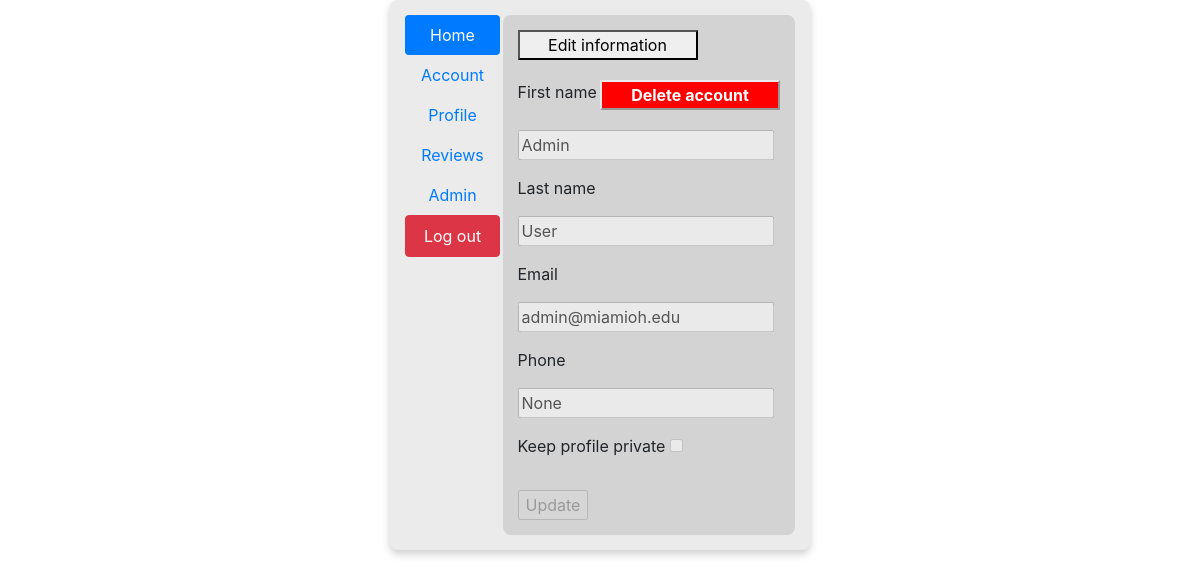
Page /account (signed in) on the earlier database version.
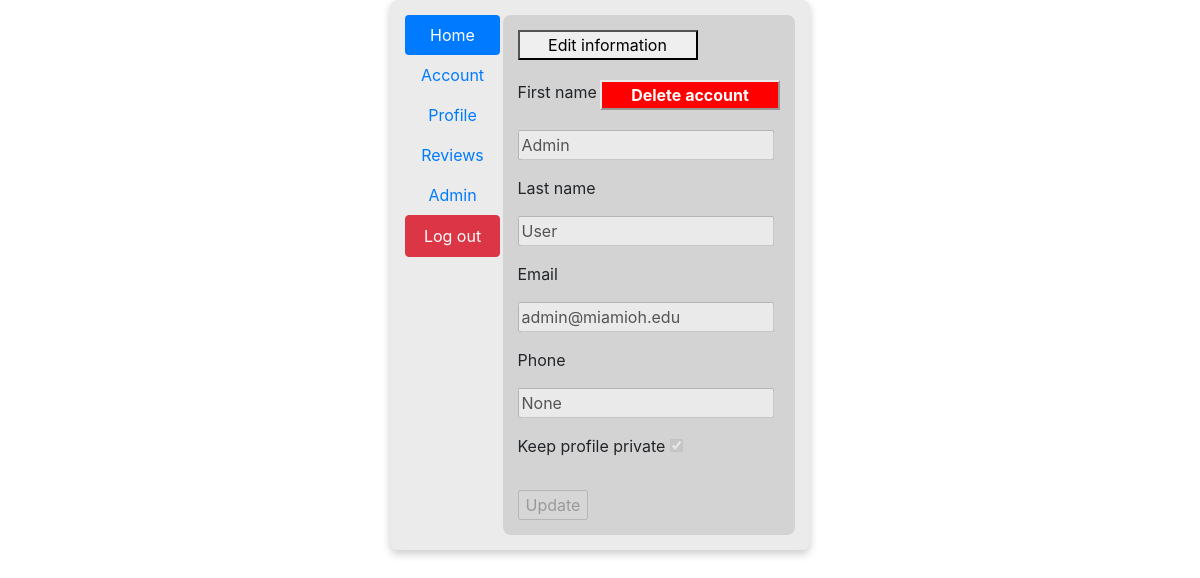
Same page on the later database version.
### database/models.py (models this page shows, shortened)
class User(db.Model):
    __tablename__ = "users"
    id = db.Column(db.Integer, primary_key=True)
    first_name = db.Column(db.String(30), nullable=False)
    last_name = db.Column(db.String(30), nullable=False)
    email = db.Column(db.String(60), unique=True, nullable=False)
    password = db.Column(db.String, nullable=False)
    phone = db.Column(db.String(14))
    private = db.Column(db.Boolean, nullable=False)
    permission = db.Column(db.Integer, nullable=False)

### __init__.py (the view)
@app.route('/account', methods=['GET', 'POST'])
def account():
    if session['logged_in']:
        user = User.query.filter_by(id=session['user_id']).first()
        if user == None:
            clear_login_session()
            flash('There was an error validating your login.', 'danger')
            return redirect(url_for('login'))
        else:
            form = UpdateForm()
            if form.validate_on_submit():
                user = User.query.filter_by(id=session['user_id']).first()
                if user != None:
                    user.first_name =form.first_name.data
                    user.last_name = form.last_name.data
                    user.phone = form.phone.data
                    user.private = form.private.data
                    db.session.commit()
                    flash('Your information was successfully updated.', 'success')
                else:
                    flash('We were unable to validate your user.', 'danger')
            else:
                for error in form.errors:
                    flash(f'Error with {error} field', 'danger')
            return render_template('account.html', user=user, form=UpdateForm())
    else:
        flash('You are not logged in.', 'danger')
        return redirect(url_for('login'))

### forms.py
class UpdateForm(FlaskForm):
    first_name = StringField('First name', validators=[DataRequired(), Length(min=1, max=30)])
    last_name = StringField('Last name', validators=[DataRequired(), Length(min=1, max=30)])
    email = StringField('Email', validators=[DataRequired(), Email(), validate_email_domain])
    phone = StringField('Phone', validators=[DataRequired(), validate_phone_number])
    private = BooleanField('Keep profile private')
    submit = SubmitField('Update')

### templates/account.html (shortened to what this page needs)
<!DOCTYPE html>
<html lang="en">
    <head>
        <link rel="stylesheet" href="{{ url_for('static', filename='account.css') }}">
        <link rel="stylesheet" href="https://cdn.jsdelivr.net/npm/bootstrap@4.3.1/dist/css/bootstrap.min.css"
>
    </head>
    <body>
        <div class="main row">
            <div class="nav nav-pills col-3">
                <ul class="nav flex-column">
                    <li class="nav-item">
                        <a class="nav-link active" href="{{ url_for('index') }}">
                            Home
                        </a>
                    </li>
                    <li class="nav-item">
                        <a class="nav-link" href="{{ url_for('account') }}">
                            Account
                        </a>
                    </li>
                    <li class="nav-item">
                        <a class="nav-link" href="{{ url_for('profile', id=user.id) }}">
                            Profile
                        </a>
                    </li>
                    <li class="nav-item">
                        <a class="nav-link" href="#reviews">
                            Reviews
                        </a>
                    </li>
                    {% if session.user_permission == 99 %}
                    <li class="nav-item">
                        <a class="nav-link" href="{{ url_for('admin') }}">
                            Admin
                        </a>
                    </li>
                    {% endif %}
                    <li class="nav-item">
                        <a class="nav-link btn btn-danger" href="{{ url_for('logout') }}">
                            Log out
                        </a>
                    </li>
                </ul>
            </div>
            <div class="body col-9">
                <button id="edit-btn">Edit information</button>
                <button id="del-btn" onclick="confirmDelete()">Delete account</button>
                <form method="POST">
                    <div class="form-group">
                        <label for="first_name">{{ form.first_name.label }}</label>
                        {{ form.first_name(value=user.first_name, disabled=True) }}
                    </div>
                    <div class="form-group">
                        <label for="last_name">{{ form.last_name.label }}</label>
                        {{ form.last_name(value=user.last_name, disabled=True) }}
                    </div>
                    <div class="form-group" title="You cannot change your email">
                        <label for="email">{{ form.email.label }}</label>
                        {{ form.email(value=user.email, disabled=True, readonly=True) }}
                    </div>
                    <div class="form-group" title="If you don't want a phone number, simply write 'None'">
                        <label for="phone">{{ form.phone.label }}</label>
                        {{ form.phone(value=user.phone, placeholder='(xxx) xxx-xxxx', disabled=True) }}
                    </div>
                    <div class="form-group"
                            title="Setting your profile to private will prevent people from seeing your contact information and reviews">
                        <label for="private">{{ form.private.label }}</label>
                        {% if user.private %}
                            {{ form.private(value='y', disabled=True, checked=True) }}
                        {% else %}
                            {{ form.private(value='n', disabled=True) }}
                        {% endif %}
                    </div>
                    {{ form.submit(disabled=True) }}
                </form>
            </div>
        </div>
    </body>
</html>

### static/account.css (style rules this page uses)
body { margin: 0; }
div.main { margin: auto; background-color: #ebebeb; padding: 15px; width: 35%; border-radius: 8px; box-shadow: 0 4px 8px 0 rgba(0, 0, 0, 0.2); }
div.nav { text-align: center; }
div.body { border-radius: 8px; padding: 15px; background-color: lightgrey; }
button#edit-btn { width: 180px; text-align: center; margin-bottom: 20px; }
button#del-btn { width: 180px; text-align: center; margin-bottom: 20px; float: right; background-color: red; color: white; font-weight: bold; border-color: #ebebeb; }

Differences in the rows shown:
changed User "Admin": private "☐" → "☑"
